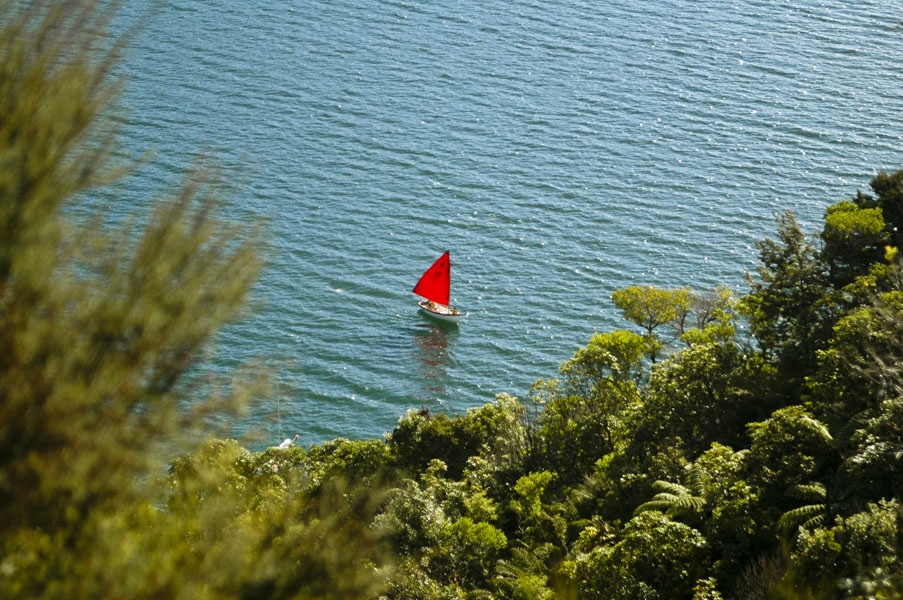
#> input picture Tutorial2/New_Zealand_Boat.jpg, 903 x 600 px
$ jupyter execute --allow-errors tut2.ipynb   (shell and % lines are left out)
#> lines starting #> are read from the running program, lines starting #| are printed output that depends on the picture
[cell 1]
import os
import cv2
import numpy as np
import matplotlib.pyplot as plt

from zipfile import ZipFile
from urllib.request import urlretrieve

from IPython.display import Image

[cell 2]
def download_and_unzip(url, save_path):
#> called with save_path = 'Tutorial2/opencv_bootcamp_assets_NB2.zip'
    print(f"Downloading and extracting assests....", end="")

    # Downloading zip file using urllib package.
    urlretrieve(url, save_path)
#> (this line was passed over: the network is not available in this run)

    try:
        # Extracting zip file using the zipfile package.
        with ZipFile(save_path) as z:
            # Extract ZIP file contents in the same directory.
            z.extractall(os.path.split(save_path)[0])

        print("Done")

    except Exception as e:
        print("\nInvalid file.", e)

[cell 3]
URL = r"https://www.dropbox.com/s/rys6f1vprily2bg/opencv_bootcamp_assets_NB2.zip?dl=1"

asset_zip_path = os.path.join(os.getcwd(), f"opencv_bootcamp_assets_NB2.zip")

# Download if assest ZIP does not exists.
if not os.path.exists(asset_zip_path):
    download_and_unzip(URL, asset_zip_path)

[cell 4]
# Read image as gray scale.
cb_img = cv2.imread("checkerboard_18x18.png", 0)

# Set color map to gray scale for proper rendering.
plt.imshow(cb_img, cmap="gray")
#> (this line was passed over: IPython is not available in this run)
print(cb_img)
#| None

#> (a cell that did not finish here is left out)

#> (a cell that did not finish here is left out)

[cell 7]
img_NZ_bgr = cv2.imread("New_Zealand_Boat.jpg", cv2.IMREAD_COLOR)
#> img_NZ_bgr is the input picture: shape (600, 903, 3); mean B, G, R 96.6, 115, 98
plt.imshow(img_NZ_bgr)
#> (this line was passed over: IPython is not available in this run)

[cell 8]
img_NZ_rgb = img_NZ_bgr[:, :, ::-1]
plt.imshow(img_NZ_rgb)
#> (this line was passed over: IPython is not available in this run)

[cell 9]
cropped_region = img_NZ_rgb[00:500, 00:500] #[y:X]
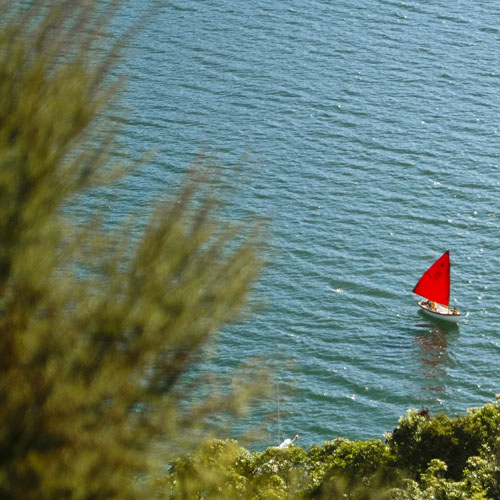
#> cropped_region: shape (500, 500, 3); mean R, G, B 102.1, 122.4, 107.8
plt.imshow(cropped_region)
#> (this line was passed over: IPython is not available in this run)

[cell 10]
resized_cropped_region_2x = cv2.resize(cropped_region, None, fx=2, fy=3)
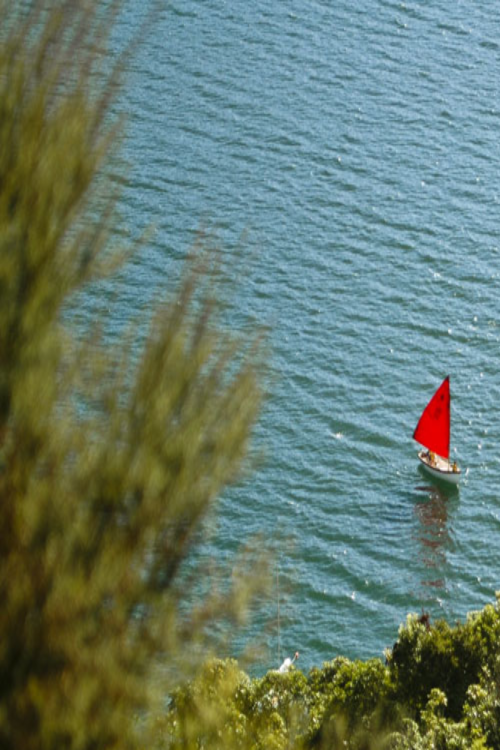
#> resized_cropped_region_2x: shape (1500, 1000, 3) (shown at 1/2 size); mean R, G, B 102.1, 122.3, 107.8
plt.imshow(resized_cropped_region_2x)
#> (this line was passed over: IPython is not available in this run)

[cell 11]
desired_width = 100
desired_height = 200
dim = (desired_width, desired_height)

# Resize background image to sae size as logo image
resized_cropped_region = cv2.resize(cropped_region, dsize=dim, interpolation=cv2.INTER_AREA)
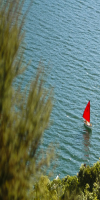
#> resized_cropped_region: shape (200, 100, 3); mean R, G, B 102.1, 122.4, 107.8
plt.imshow(resized_cropped_region)
#> (this line was passed over: IPython is not available in this run)

$ run again, with Tutorial9/image.jpg copied over Tutorial2/New_Zealand_Boat.jpg
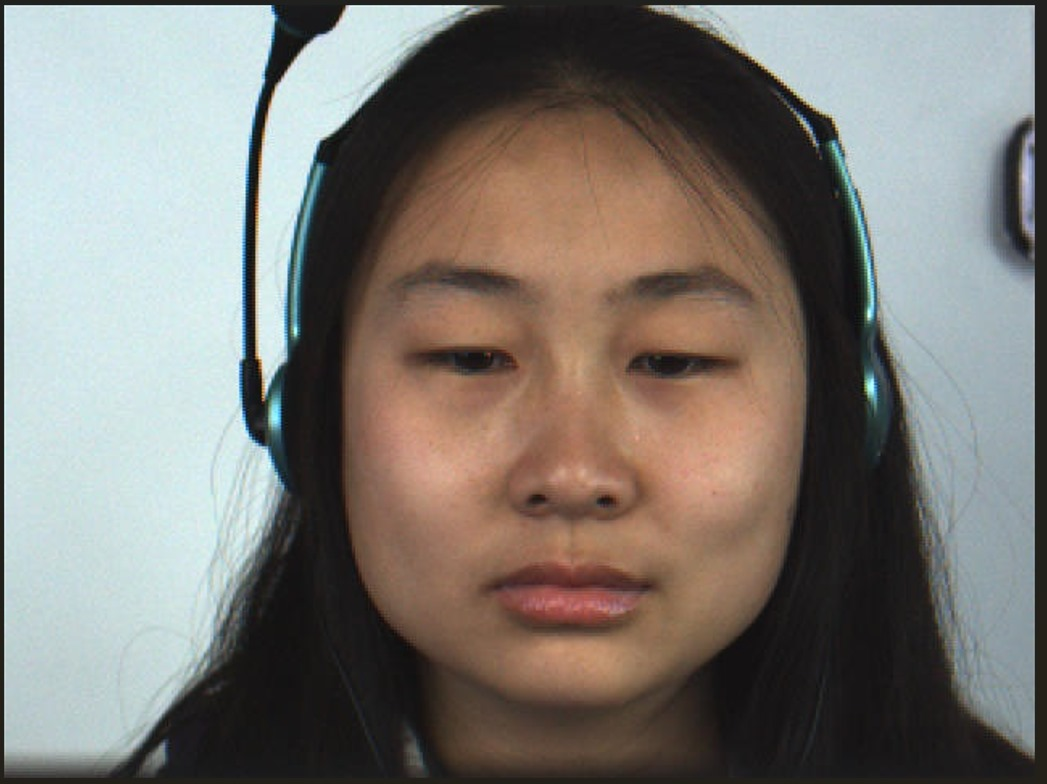
#> input picture Tutorial9/image.jpg, 1047 x 784 px
#| None
#> img_NZ_bgr is the input picture: shape (784, 1047, 3); mean B, G, R 115.7, 121.1, 125.3
#> `resized_cropped_region_2x = cv2.resize(cropped_region, None, fx=2, fy=3)`:
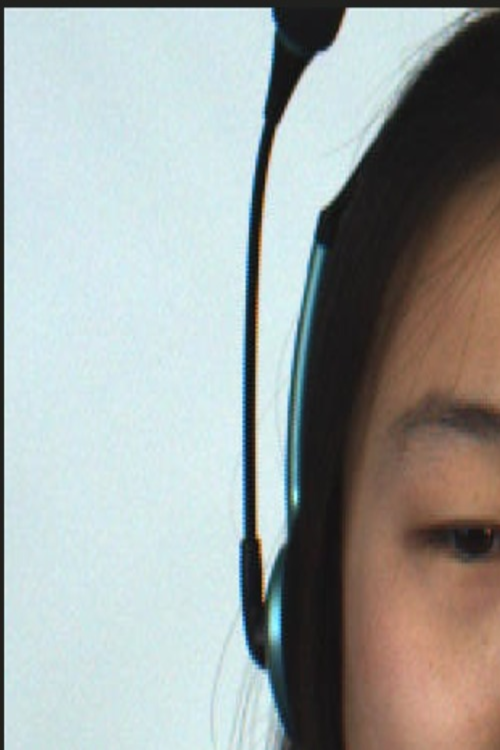
#> resized_cropped_region_2x: shape (1500, 1000, 3) (shown at 1/2 size); mean R, G, B 158.5, 163.7, 161.4
#> `resized_cropped_region = cv2.resize(cropped_region, dsize=dim, interpo..`:
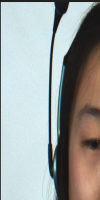
#> resized_cropped_region: shape (200, 100, 3); mean R, G, B 158.5, 163.7, 161.4

$ run again, with Tutorial9/image2.jpg copied over Tutorial2/New_Zealand_Boat.jpg
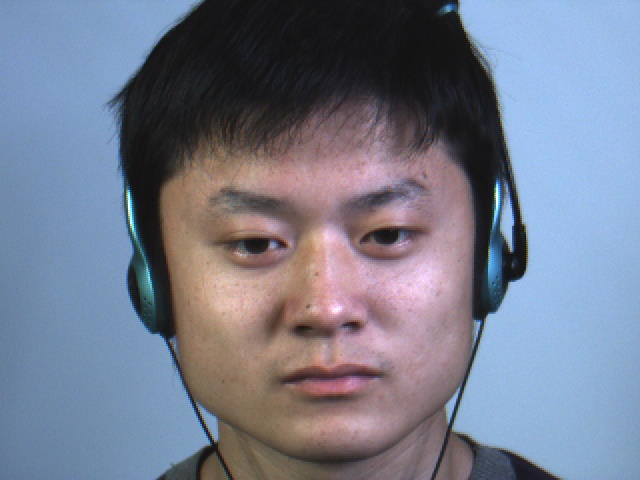
#> input picture Tutorial9/image2.jpg, 640 x 480 px
#| None
#> img_NZ_bgr is the input picture: shape (480, 640, 3); mean B, G, R 141.8, 123.7, 117.7
#> `resized_cropped_region_2x = cv2.resize(cropped_region, None, fx=2, fy=3)`:
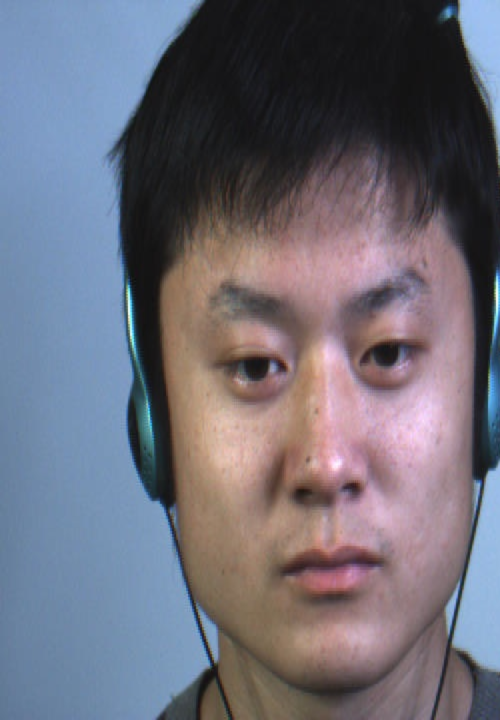
#> resized_cropped_region_2x: shape (1440, 1000, 3) (shown at 1/2 size); mean R, G, B 109.7, 108.4, 120.4
#> `resized_cropped_region = cv2.resize(cropped_region, dsize=dim, interpo..`:
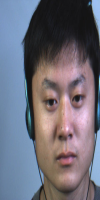
#> resized_cropped_region: shape (200, 100, 3); mean R, G, B 109.7, 108.5, 120.5
